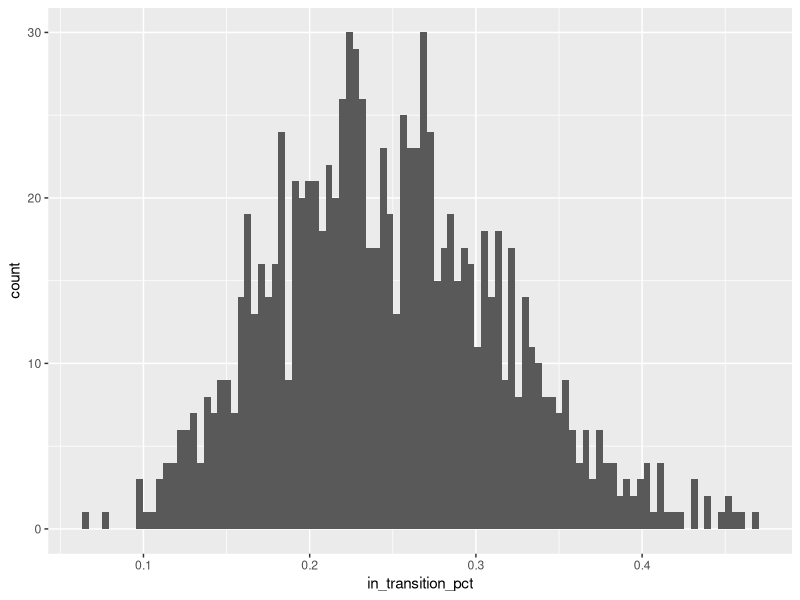

Generate this figure with R:
library(tidyverse)

set.seed(123)

# function to simulate finding start and end of leaf transition
leaf_transition <- function(){
  # find start time of transition
  trans_start <- runif(n = 1, min = 0, max = 1)

  # find end time
  trans_end <- runif(n = 1, min = trans_start, max = 1)

  return(c(trans_start, trans_end))
}

# rerun N times, store as a matrix
n_sims <- 1e04
leaf_sims <- rerun(.n = n_sims, leaf_transition()) %>%
  unlist() %>%
  matrix(nrow = n_sims, byrow = TRUE)

# intervals to check at
check_intervals <- seq(from = 0, to = 1, by = 0.001)
map2(.x = leaf_sims[, 1], .y = leaf_sims[, 2], .f = between, x = check_intervals) %>%
  unlist() %>%
  matrix(nrow = length(check_intervals), byrow = TRUE) %>%
  rowSums() %>%
  enframe(
    name = ".id",
    value = "in_transition"
  ) %>%
  mutate(in_transition_pct = in_transition / n_sims) %>%
  ggplot(mapping = aes(x = in_transition_pct)) +
  geom_histogram(bins = 100)
